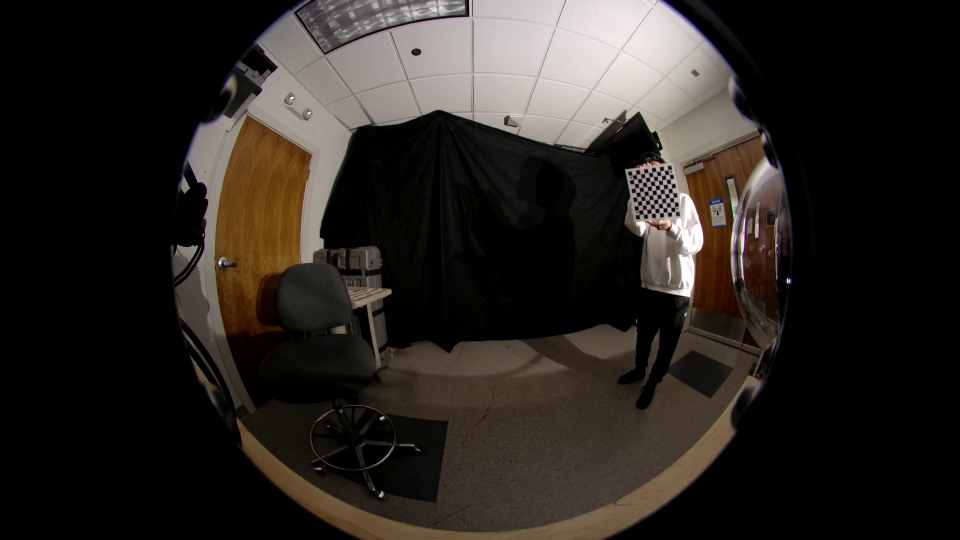
#> input picture cleanL/12.png, 1920 x 1080 px (shown at 1/2 size); its folder holds 4 pictures in this run
$ python medium_calibrate.py   (older library calls are emulated)
#> lines starting #> are read from the running program, lines starting #| are printed output that depends on the picture; after the words box and inside, x2 and y2 are one past the last pixel; in counts of white or black regions, pixels touching at a corner belong together
import cv2
assert cv2.__version__[0] >= '3', 'The fisheye module requires opencv version >= 3.0.0'
import numpy as np
import os
import glob
CHECKERBOARD = (10,10)
subpix_criteria = (cv2.TERM_CRITERIA_EPS + cv2.TERM_CRITERIA_MAX_ITER, 100, 0.01)
calibration_flags = cv2.fisheye.CALIB_RECOMPUTE_EXTRINSIC+cv2.fisheye.CALIB_FIX_SKEW#+cv2.fisheye.CALIB_CHECK_COND
objp = np.zeros((1, CHECKERBOARD[0]*CHECKERBOARD[1], 3), np.float32)
objp[0,:,:2] = np.mgrid[0:CHECKERBOARD[0], 0:CHECKERBOARD[1]].T.reshape(-1, 2)*25.4
_img_shape = None
objpoints = [] # 3d point in real world space
imgpoints = [] # 2d points in image plane.
images = glob.glob(r'C:\Users\Benjamin\Documents\Stereo-Vision\cleanL\*.png')
for fname in images:
    img = cv2.imread(fname)
#> img is the input picture: shape (1080, 1920, 3); mean B, G, R 33.1, 37.1, 41.9
    if _img_shape == None:
        _img_shape = img.shape[:2]
    else:
        assert _img_shape == img.shape[:2], "All images must share the same size."
    gray = cv2.cvtColor(img,cv2.COLOR_BGR2GRAY)
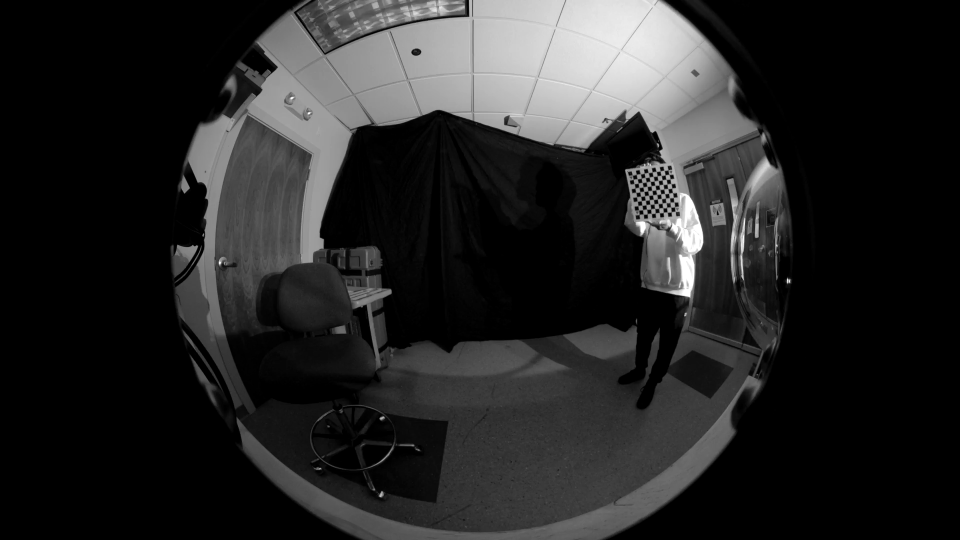
#> gray: shape (1080, 1920) (shown at 1/2 size); min 0, max 255, mean 38.1
    # Find the chess board corners
    ret, corners = cv2.findChessboardCorners(img, CHECKERBOARD, cv2.CALIB_CB_ADAPTIVE_THRESH+cv2.CALIB_CB_FAST_CHECK+cv2.CALIB_CB_NORMALIZE_IMAGE)
#> ret = True; corners = 100 rows, first 8: [1265.9, 351.3], [1272.6, 349.5], [1281.9, 348.7], [1288.7, 346.9], [1296.9, 345.9], [1304.6, 344.5], [1313.4, 344.2], [1320.4, 342.7]
    # If found, add object points, image points (after refining them)
    if ret == True:
        cornersr=cv2.cornerSubPix(gray,corners,(3,3),(-1,-1),subpix_criteria)
#> cornersr = 100 rows, first 8: [1265.2, 350.7], [1272.9, 349.2], [1281.1, 348.1], [1288.9, 346.7], [1296.7, 345.6], [1304.7, 344.5], [1312.8, 343.4], [1320.5, 342.4]
        cv2.drawChessboardCorners(img,(10,10),cornersr,ret)
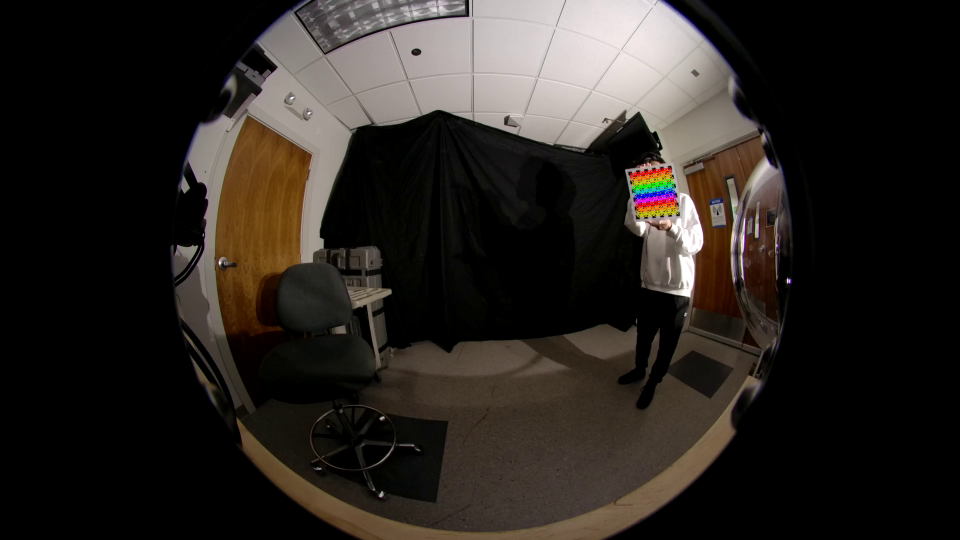
#> img: shape (1080, 1920, 3) (shown at 1/2 size); 0.36% of pixels changed, all inside (x1, y1, x2, y2) = (1259, 334, 1358, 436)
        cv2.imshow('draw',img)
        if cv2.waitKey(0) & 0xFF == ord('s'):
#> (key Esc is pressed here)
            objpoints.append(objp)
            imgpoints.append(corners)
        else:
            print('Image not used')
#> pass 2 of the loop `for fname in images:`:
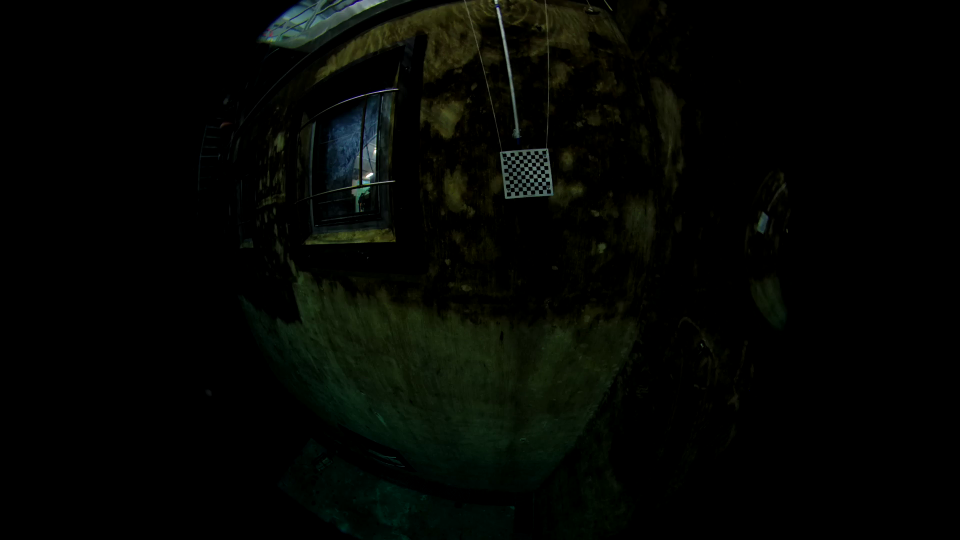
#> input picture cleanL/135.png, 1920 x 1080 px (shown at 1/2 size)
#> img is the input picture: shape (1080, 1920, 3); mean B, G, R 3, 6.1, 4.1
#> `gray = cv2.cvtColor(img,cv2.COLOR_BGR2GRAY)`:
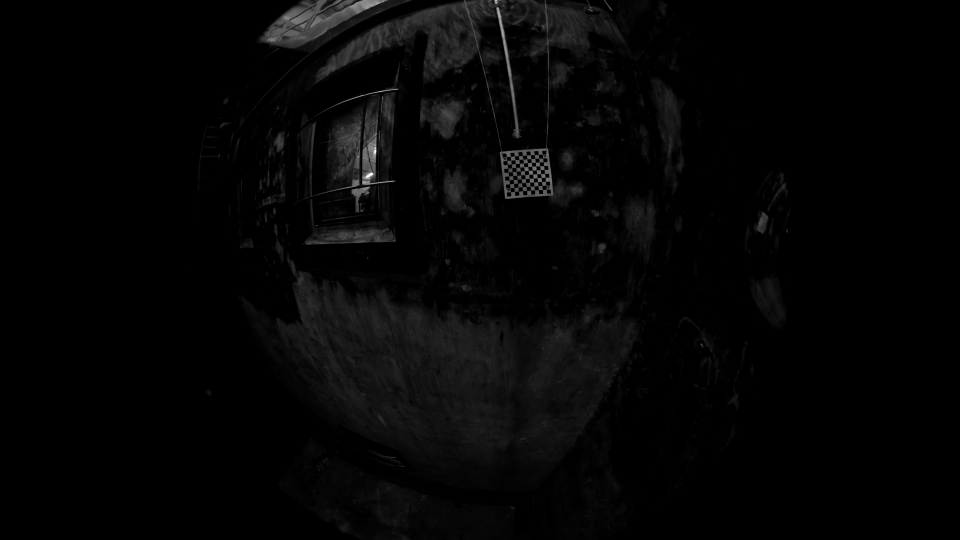
#> gray: shape (1080, 1920) (shown at 1/2 size); min 0, max 255, mean 5.2
#> corners = 100 rows, first 8: [1013.3, 313.4], [1021.3, 313.1], [1028.9, 312.4], [1037.1, 311.8], [1045.3, 311.2], [1053.3, 310.5], [1061.3, 309.8], [1069.5, 309.6]
#> cornersr = 100 rows, first 8: [1013.3, 313.5], [1021.2, 313.2], [1029, 312.5], [1037.1, 311.7], [1045.2, 311.3], [1053.3, 310.6], [1061.4, 309.9], [1069.4, 309.6]
#> `cv2.drawChessboardCorners(img,(10,10),cornersr,ret)`:
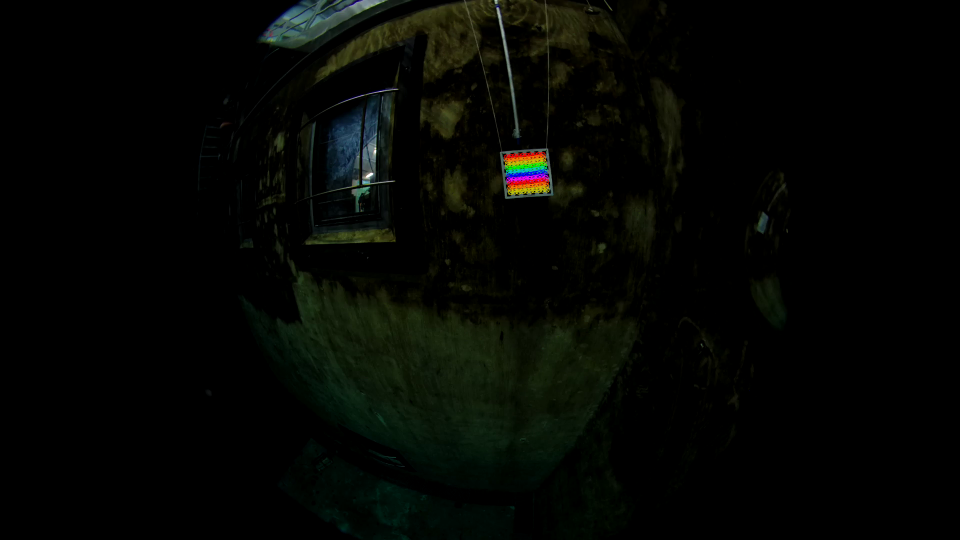
#> img: shape (1080, 1920, 3) (shown at 1/2 size); 0.33% of pixels changed, all inside (x1, y1, x2, y2) = (1007, 303, 1100, 391)
#> (key Enter is pressed here)
#> pass 3 of the loop `for fname in images:`:
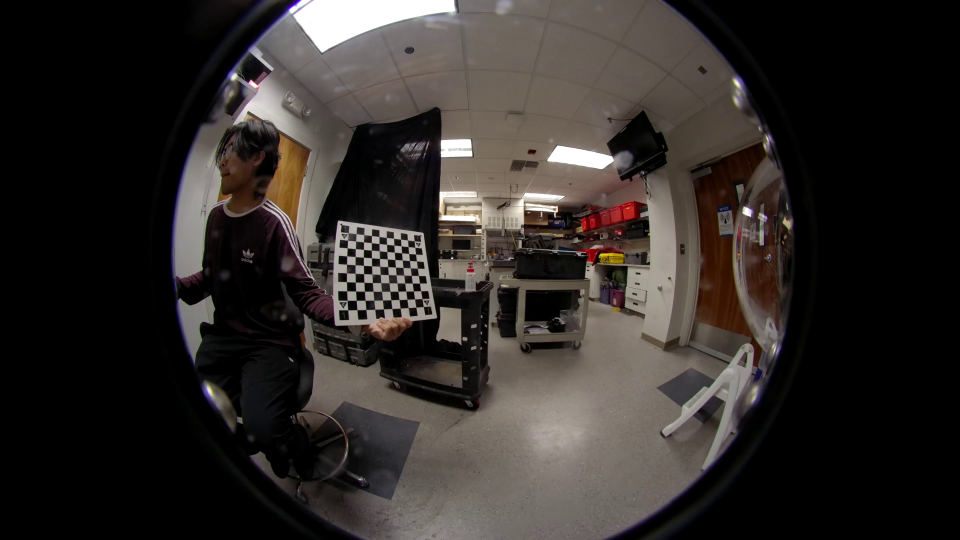
#> input picture cleanL/14.png, 1920 x 1080 px (shown at 1/2 size)
#> img is the input picture: shape (1080, 1920, 3); mean B, G, R 41.4, 44.1, 48.8
#> `gray = cv2.cvtColor(img,cv2.COLOR_BGR2GRAY)`:
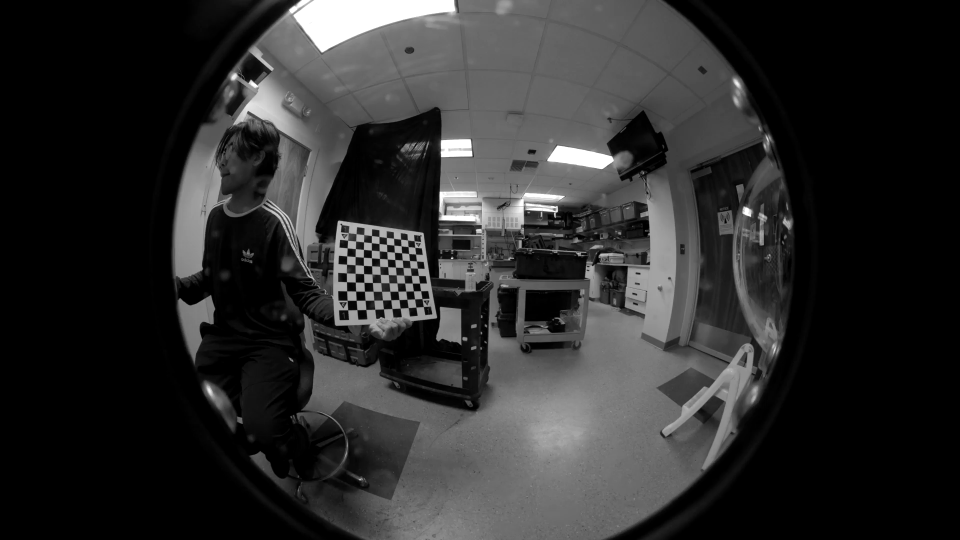
#> gray: shape (1080, 1920) (shown at 1/2 size); min 0, max 255, mean 45.2
#> corners = 100 rows, first 8: [696.8, 465.7], [712.6, 467.8], [728, 469.5], [743.4, 471.5], [758.4, 473.5], [773.2, 475.4], [787.7, 477], [801.6, 478.8]
#> cornersr = 100 rows, first 8: [696.8, 465.8], [712.6, 467.8], [728, 469.5], [743.4, 471.6], [758.4, 473.5], [773.2, 475.4], [787.6, 477], [801.6, 478.8]
#> `cv2.drawChessboardCorners(img,(10,10),cornersr,ret)`:
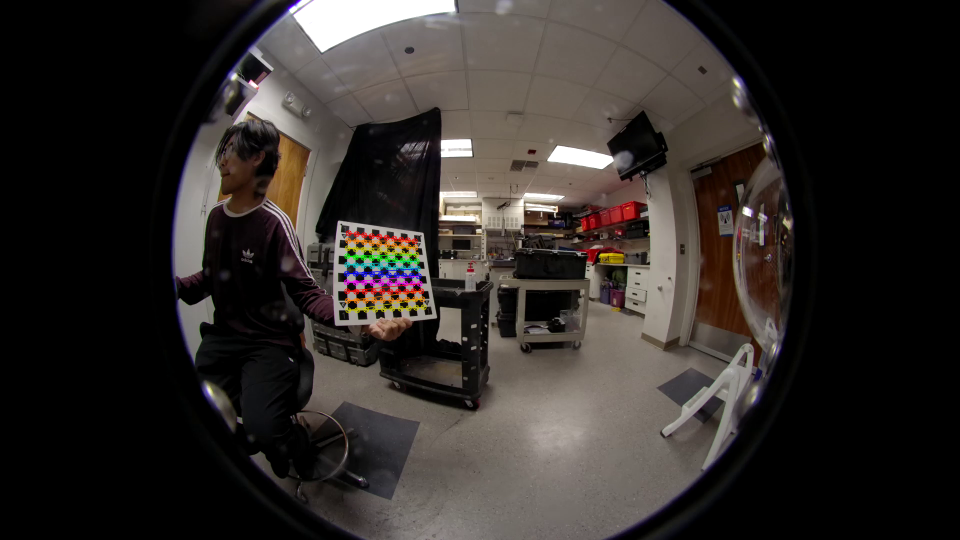
#> img: shape (1080, 1920, 3) (shown at 1/2 size); 0.71% of pixels changed, all inside (x1, y1, x2, y2) = (687, 460, 854, 627)
#> the loop made 4 passes; the first 3 are shown
N_OK = len(objpoints)
K = np.zeros((3, 3))
D = np.zeros((4, 1))
rvecs = [np.zeros((1, 1, 3), dtype=np.float64) for i in range(N_OK)]
#> rvecs = []
tvecs = [np.zeros((1, 1, 3), dtype=np.float64) for i in range(N_OK)]
#> tvecs = []


rms, _, _, _, _ = \
#> (the run stopped early here; a loop or call above may not have finished)
